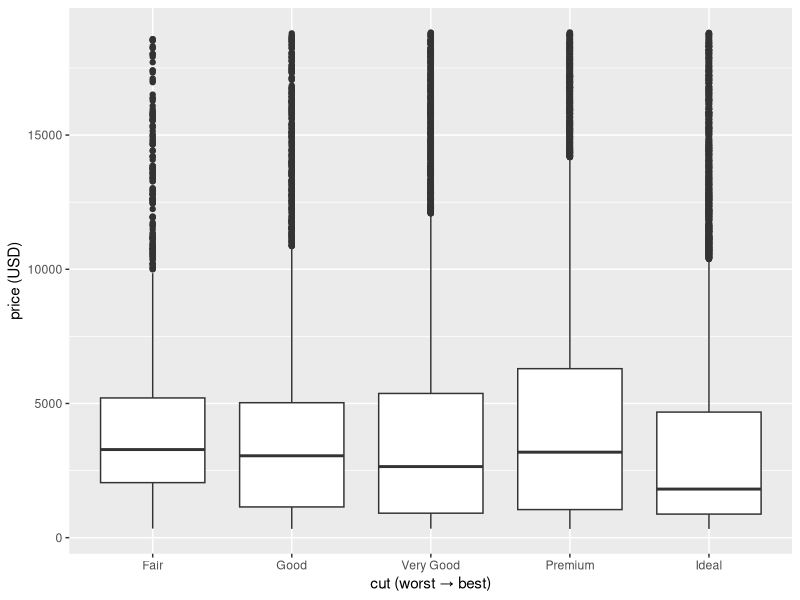
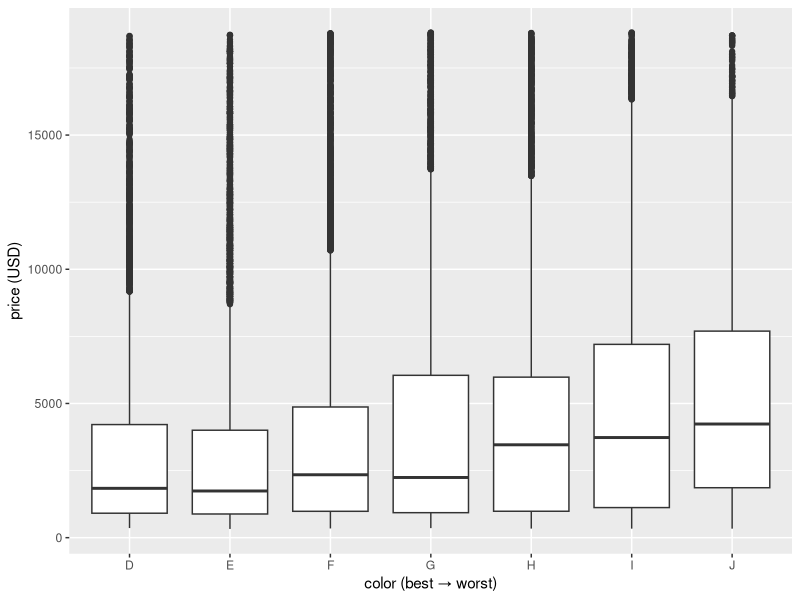
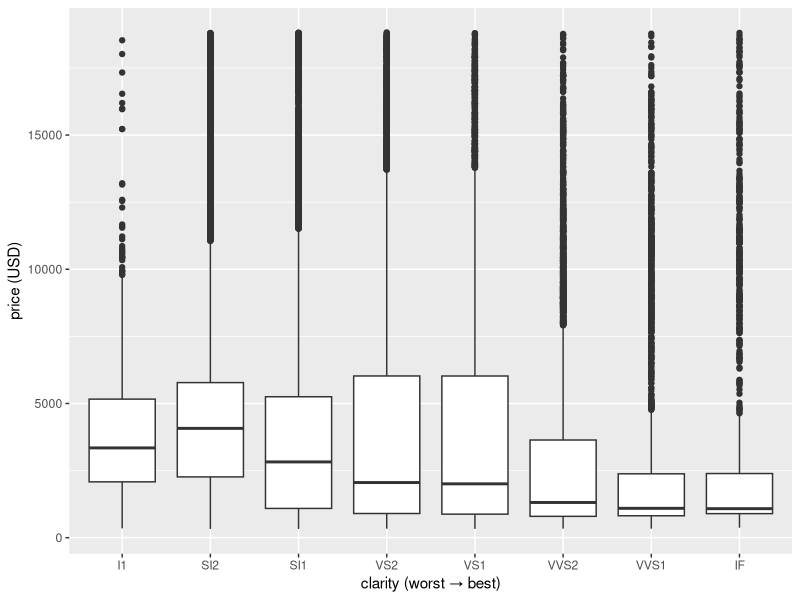
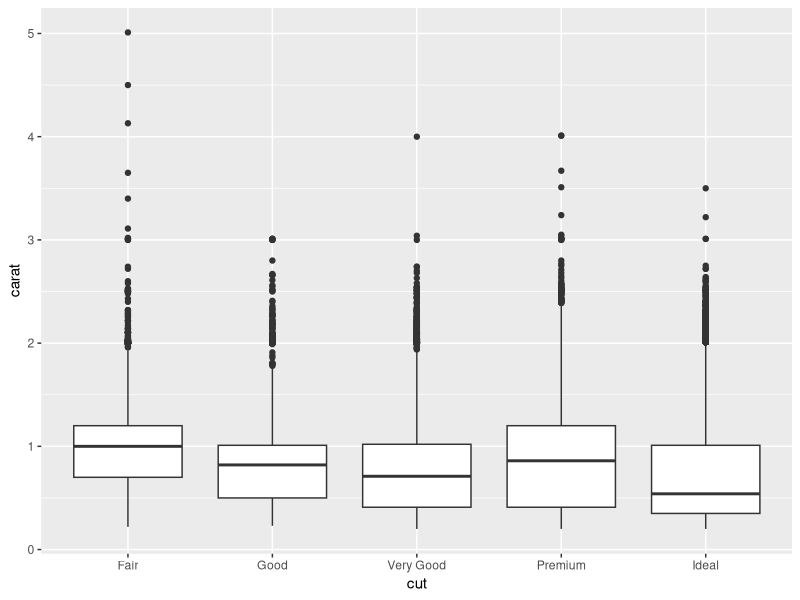
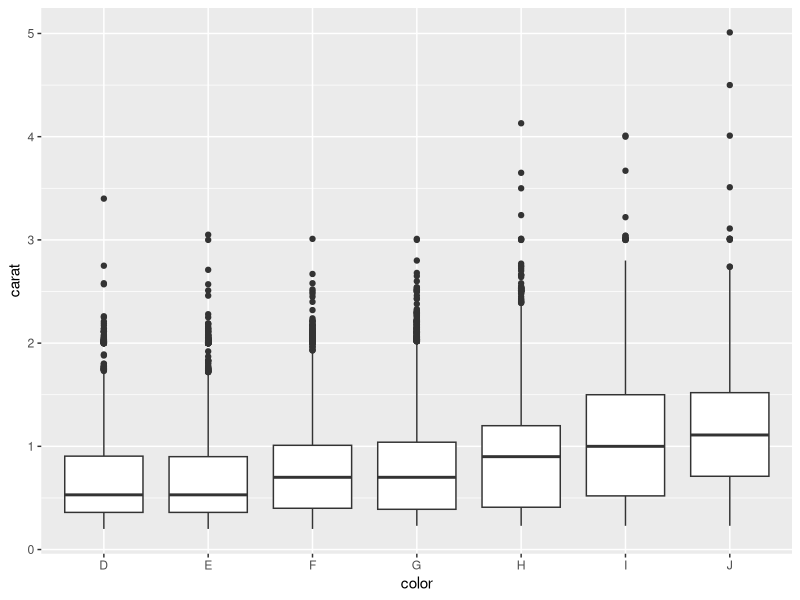
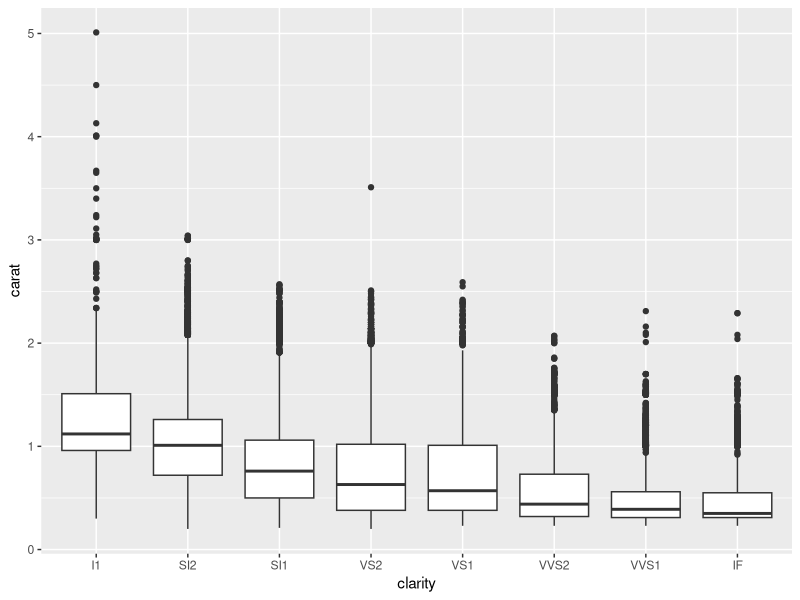
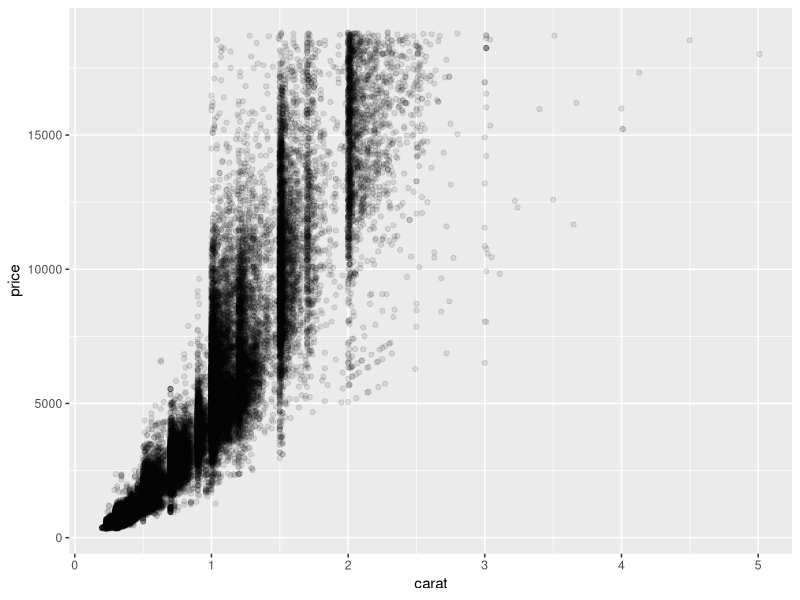
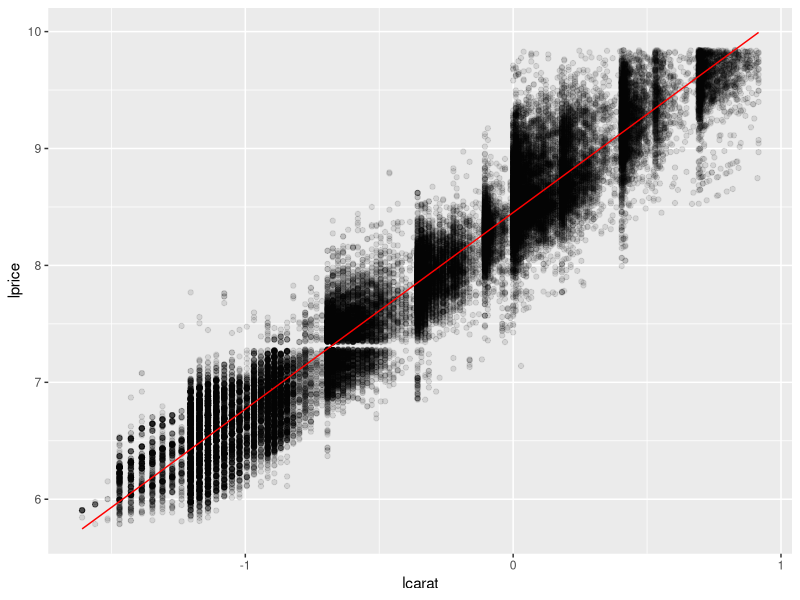

The R script that drew these images, in order:
## ---- chunk 1
# cache results
knitr::opts_chunk$set(cache=TRUE, message=FALSE)
library(tidyverse)
library(modelr)
## ---- chunk 2
# price by cut: Fair (worst) has a higher median than Ideal (best)
ggplot(data = diamonds) +
  geom_boxplot(mapping = aes(x = cut, y = price)) +
  labs(x = "cut (worst → best)", y = "price (USD)")

# price by color: J (worst) has the highest median
ggplot(data = diamonds) +
  geom_boxplot(mapping = aes(x = color, y = price)) +
  labs(x = "color (best → worst)", y = "price (USD)")

# price by clarity: I1 (worst) has a higher median than IF (best)
ggplot(data = diamonds) +
  geom_boxplot(mapping = aes(x = clarity, y = price)) +
  labs(x = "clarity (worst → best)", y = "price (USD)")
## ---- chunk 3
ggplot(data = diamonds) +
  geom_boxplot(mapping = aes(x = cut, y = carat))

ggplot(data = diamonds) +
  geom_boxplot(mapping = aes(x = color, y = carat))

ggplot(data = diamonds) +
  geom_boxplot(mapping = aes(x = clarity, y = carat))
## ---- chunk 4
ggplot(data = diamonds) +
  geom_point(mapping = aes(x = carat, y = price), alpha = 0.1)
## ---- chunk 5

diamonds2 <- diamonds |>
  filter(carat <= 2.5) |>
  mutate(lprice = log(price), lcarat = log(carat))

mod <- lm(lprice ~ lcarat, data = diamonds2)

diamonds2 <- diamonds2 |>
  add_predictions(mod) |>
  add_residuals(mod)

ggplot(data = diamonds2) +
  geom_point(mapping = aes(x = lcarat, y = lprice), alpha = 0.1) +
  geom_line(mapping = aes(x = lcarat, y = pred), color = "red")
## ---- chunk 6
mod2 <- lm(lprice ~ lcarat + cut + color + clarity, data = diamonds2)

broom::glance(mod)
broom::glance(mod2)
